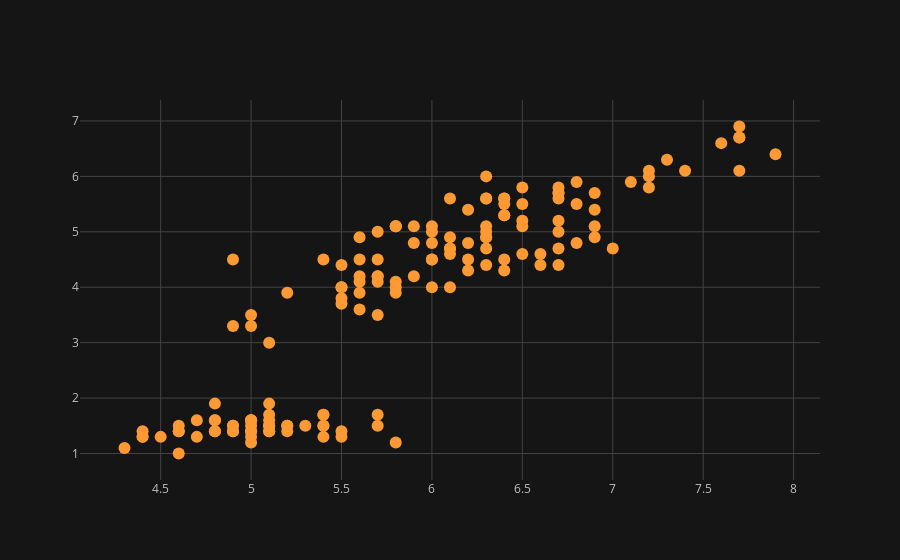

Notebook cell for this chart:
### Code cell
df.iplot(x='sepal.length',y='petal.length',mode='markers')

### Figure 1 — Plotly figure (JSON) as saved in the notebook; plotly's stock layout.template omitted (floating-point values rounded to 4 significant figures; data arrays with more than 128 entries replaced by an {"elided": "..."} marker saying what was removed)
{"data": [{"line": {"color": "rgba(255, 153, 51, 1.0)", "dash": "solid", "shape": "linear", "width": 1.3}, "marker": {"size": 12, "symbol": "circle"}, "mode": "markers", "name": "petal.length", "text": "", "type": "scatter", "x": {"elided": "150 float values"}, "y": {"elided": "150 float values"}}], "layout": {"legend": {"bgcolor": "#151516", "font": {"color": "#D9D9D9"}}, "paper_bgcolor": "#151516", "plot_bgcolor": "#151516", "title": {"font": {"color": "#D9D9D9"}}, "xaxis": {"gridcolor": "#434343", "showgrid": true, "tickfont": {"color": "#C2C2C2"}, "title": {"font": {"color": "#D9D9D9"}, "text": ""}, "zerolinecolor": "#666570"}, "yaxis": {"gridcolor": "#434343", "showgrid": true, "tickfont": {"color": "#C2C2C2"}, "title": {"font": {"color": "#D9D9D9"}, "text": ""}, "zerolinecolor": "#666570"}}}
